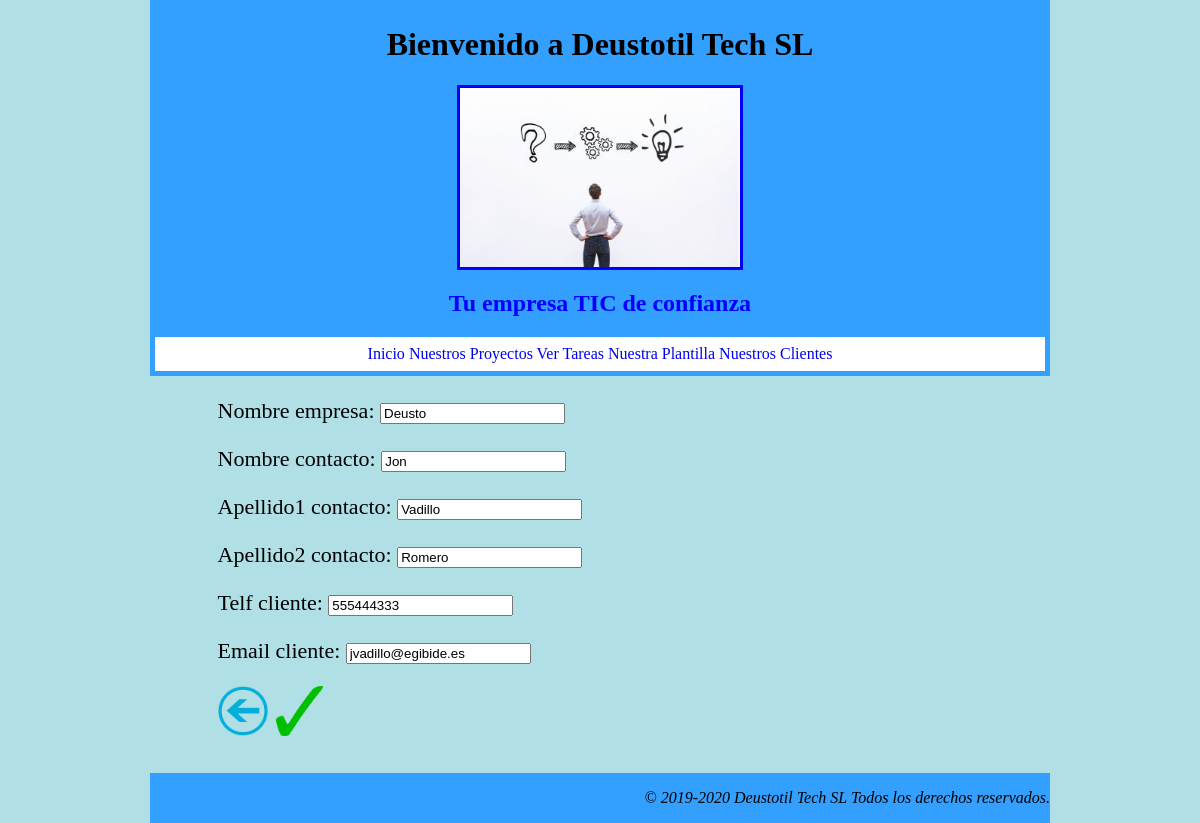
Page /index/lista_clientes/modificar_cliente/6/ on the committed database.
### appDeustotilTECHSL/models.py (models this page shows, shortened)
class Cliente(models.Model):
    nombre_empresa = models.CharField(max_length=25)
    nombre_contacto = models.CharField(max_length=25)
    apellido1_contacto = models.CharField(max_length=25)
    apellido2_contacto = models.CharField(max_length=25)
    telf_cliente = models.IntegerField()
    email_cliente = models.EmailField()

### appDeustotilTECHSL/views.py (the view)
# urls.py: path('lista_clientes/modificar_cliente/<pk>/', views.ModificarCliente.as_view(), name='modificar_cliente'),
class ModificarCliente(UpdateView):
    model = Cliente
    form_class = ClienteForm
    template_name = 'modificar_cliente.html'
    success_url = '/index/lista_clientes'

### appDeustotilTECHSL/forms.py
class ClienteForm(forms.ModelForm):
    class Meta:
        model = Cliente
        fields = '__all__'

### appDeustotilTECHSL/templates/modificar_cliente.html (shortened to what this page needs)
{% extends 'index.html' %}
{% load static %}
{% block contenido %}
<form class="formularios" method="POST">
    {{ form.as_p }}
    <a href="{% url 'lista_clientes' %}"><img class="iconoAtras" src="{% static 'img/iconoAtras.png' %}"></a>
    <input class="iconoOK" type="image" src="{% static 'img/iconoOK.png' %}" alt="Submit">
</form>
{% endblock %}

### appDeustotilTECHSL/static/css/main.css (style rules this page uses)
body { background-color: powderblue; width: 75%; margin: auto; }
.formularios { font-family: Cambria, Cochin, Georgia, Times, 'Times New Roman', serif; font-size: 22px; }
.iconoOK { height: 50px; widows: 50px; }
.iconoAtras { height: 50px; widows: 50px; float: left; margin-right: 8px; }
a { text-decoration: none; background-image: linear-gradient(currentColor, currentColor); background-position: 0% 100%; background-repeat: no-repeat; background-size: 0% 2px; transition: background-size .4s; }

### rows in the picture
Cliente: nombre_empresa "Deusto", nombre_contacto "Jon", apellido1_contacto "Vadillo", apellido2_contacto "Romero", telf_cliente "555444333", email_cliente "jvadillo@egibide.es"
